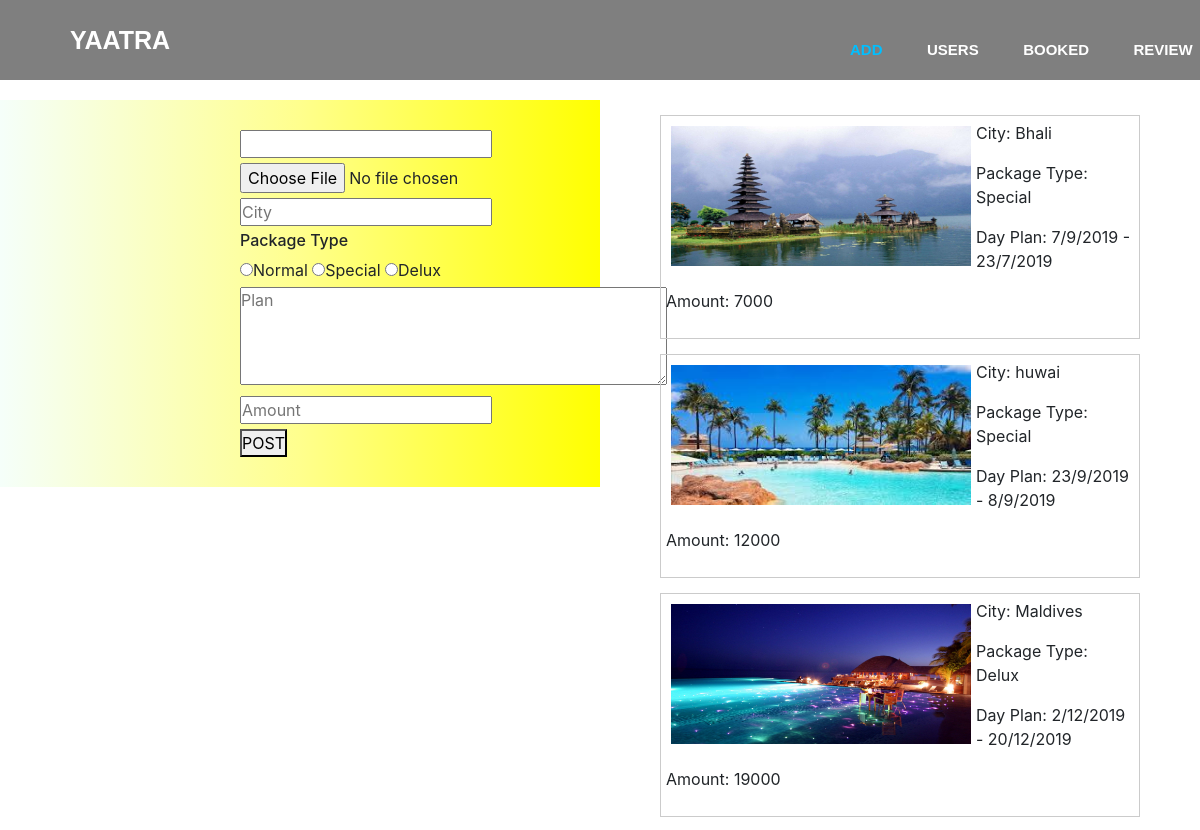
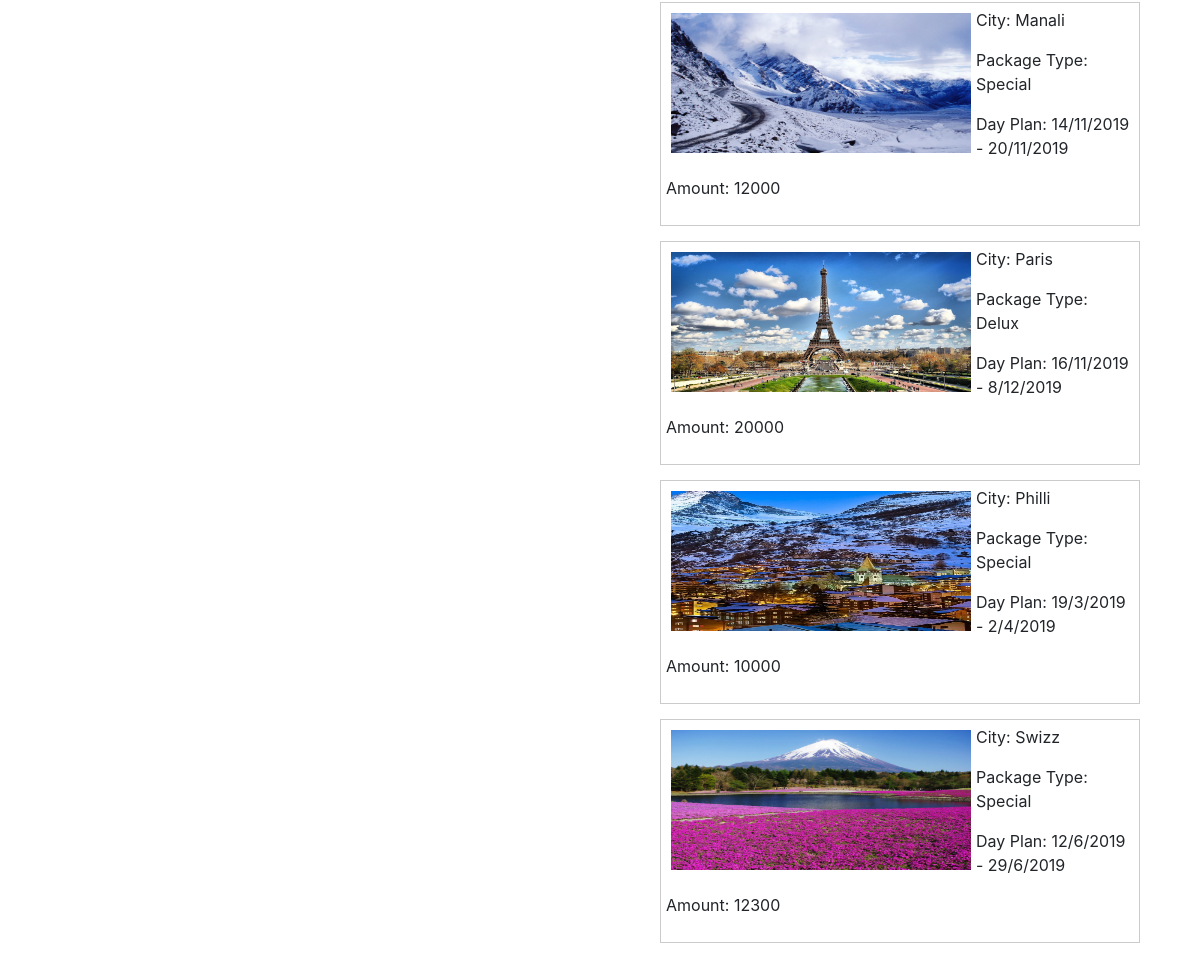
/admin_add.php, run on the app's committed database (2 pictures, top to bottom).
### tables this page shows
CREATE TABLE `images` (
  `id` int(11) NOT NULL,
  `image` varchar(200) NOT NULL,
  `city` varchar(25) NOT NULL,
  `package` varchar(15) NOT NULL,
  `dayplan` text NOT NULL,
  `amount` int(8) NOT NULL
);

### admin_add.php (the view, shortened to what this page needs)
<!DOCTYPE html>
<html>
<head>
    <link rel="stylesheet" href="admin_users.css">
    <link rel="stylesheet" href="include/css/bootstrap.min.css">
    <link rel="stylesheet" href="include/animate.css">
    <link rel="stylesheet" href="homepage.css">
</head>
<body>
<header>
    <div class="menu">
        <div class="leftmenu">
            <h2>YAATRA</h2>
        </div>
        <div class="rightmenu">
            <ul>
                <li><a href="" id="firstlist">add</a></li>
                <li><a href="admin_users.php">Users</a></li>
                <li><a href="admin_booked.php">booked</a></li>
                <li><a href="admin_review.php">review</a></li>
            </ul>
        </div>
    </div>
    <div >
        <div style="width: 50%;float: left;background: linear-gradient(to right,mintcream,#ffff8d,yellow)">
            <form style="margin: 5% 40%" method="POST" action="admin_add.php" enctype="multipart/form-data">
                <div>
                    <input type="text" name="id">
                </div>
                <div>
                    <input type="file" name="image">
                </div>
                <div>
                    <input type="text" name="city" placeholder="City">
                </div>
                <div>
                    <h6>Package Type</h6>
                </div>
                <div>
                    <input type="radio" name="package" value="normal">Normal
                    <input type="radio" name="package" value="Special">Special
                    <input type="radio" name="package" value="Delux">Delux
                </div>
                <div>
                    <textarea id="text" cols="40" rows="4" name="dayplan" placeholder="Plan"></textarea>
                </div>
                <div>
                    <input type="text" name="amount" placeholder="Amount">
                </div>
                <div>
                    <button type="submit" name="submit">POST</button>
                </div>
            </form>
        </div>
        <div style="width: 50%;float: right">
            <?php
            include 'sql.php';
            $query = "select * from images";
            $result = mysqli_query($sql,$query);
            while ($row=mysqli_fetch_array($result))
            {
                echo "<div id='img_div'>";
                echo "<img src='images/".$row['image']."' >";
                echo "<div id='imgli'>";
                echo "<p>City: ".$row['city']."</p>";
                echo "<p>Package Type: ".$row['package']."</p>";
                echo "<p>Day Plan: ".$row['dayplan']."</p>";
                echo "<p>Amount: ".$row['amount']."</p>";
                echo "</div>";
                echo "</div>";
            }
            ?>
        </div>
    </div>
</header>
</body>
</html>

### admin_users.css (style rules this page uses)
form { width: 50%; margin: 20px auto; }
form div { margin-top: 5px; }
#img_div { width: 80%; padding: 5px; margin: 15px auto; border: 1px solid #cbcbcb; }
#img_div:after { content: ""; display: block; clear: both; }
img { float: left; margin: 5px; width: 300px; height: 140px; }

### homepage.css (style rules this page uses)
* { margin: 0px; padding: 0px; }
.menu { width: 100%; height: 80px; background-color: rgba(0,0,0,0.5); }
.leftmenu { width: 20%; line-height: 100px; float: left; }
.leftmenu h2 { padding-left: 70px; font-weight: bold; color: white; font-size: 25px; margin-top: 25px; font-family: 'Josefin Sans', sans-serif; }
.rightmenu { width: 70%; height: 100px; float: right; }
.rightmenu ul { margin-left: 450px; }
.rightmenu ul li { font-family: 'Josefin Sans', sans-serif; display: inline-block; list-style: none; font-size: 15px; color: white; font-weight: bold; line-height: 100px; margin-left: 40px; text-transform: uppercase; }
#firstlist { color: deepskyblue; }
.rightmenu a { color: white; }

### data on the page
images: image (picture), city "Bhali", package "Special", dayplan "7/9/2019 - 23/7/2019", amount "7000"
images: image (picture), city "huwai", package "Special", dayplan "23/9/2019 - 8/9/2019", amount "12000"
images: image (picture), city "Maldives", package "Delux", dayplan "2/12/2019 - 20/12/2019", amount "19000"
images: image (picture), city "Manali", package "Special", dayplan "14/11/2019 - 20/11/2019", amount "12000"
images: image (picture), city "Paris", package "Delux", dayplan "16/11/2019 - 8/12/2019", amount "20000"
images: image (picture), city "Philli", package "Special", dayplan "19/3/2019 - 2/4/2019", amount "10000"
images: image (picture), city "Swizz", package "Special", dayplan "12/6/2019 - 29/6/2019", amount "12300"
